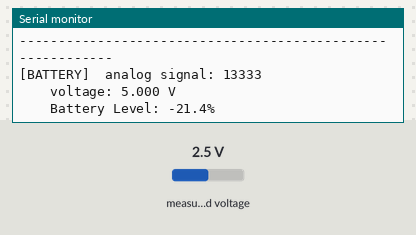
Recording of a sketch running on a simulated ESP32. On the bench: the last lines printed to the serial monitor. The inputs (shaded band) are chosen by the test bench; at power-on: measured voltage 2.5 V.

Above: at 1.8 s.
1.9 s: measured voltage set to 0.1 V
At 2.9 s:
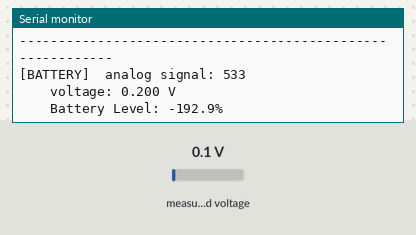
3.4 s: measured voltage set to 1.2 V
At 4.9 s:
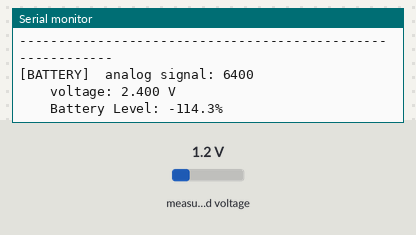
Timing chart, 0 to 6.4 s (numbered marks = the images above; inputs shaded):
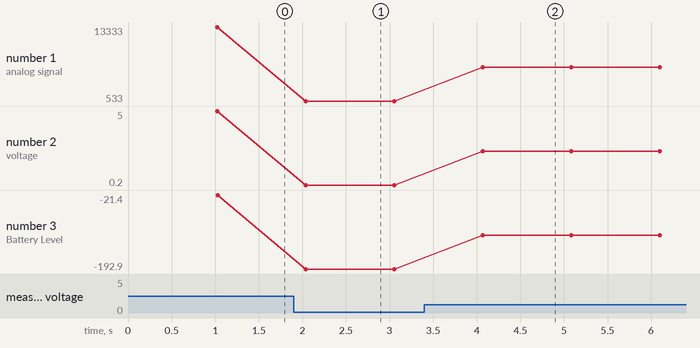

Measured:
- after the input at 1.9 s, the serial monitor: prints a new line after 0.14 s (image 1)
- after the input at 3.4 s, the serial monitor: prints a new line after 0.67 s (image 2)
- plotted number 1: 13333 → 533 after the input at 1.9 s, 533 → 6400 after the input at 3.4 s
- plotted number 2: 5 → 0.2 after the input at 1.9 s, 0.2 → 2.4 after the input at 3.4 s
- plotted number 3: -21.4 → -192.9 after the input at 1.9 s, -192.9 → -114.3 after the input at 3.4 s

The sketch:

batteryLevelEsp32Devkit.ino
```cpp
#define DEBUG_MODE

#include "batteryLevel.h"

void setup() {
   Serial.begin(115200);
   initADS();
}


void loop() {
  delay(1000);
  getBatteryLevel();
}
```

batteryLevel.h
```cpp
#ifndef _BATTERY_LEVEL_H_
#define _BATTERY_LEVEL_H_

#ifndef BATTERY_SIGNAL_PIN
#define BATTERY_SIGNAL_PIN 0
#endif

#include <Adafruit_ADS1X15.h>

Adafruit_ADS1115 ads;

void initADS() {

  #ifdef DEBUG_MODE
  Serial.println("-----------------------------------------------------------");
  Serial.println("[ADS] Hello!");
  Serial.println("[ADS] Getting single-ended readings from AIN0..3");
  Serial.println("[ADS] ADC Range: +/- 6.144V (1 bit = 3mV/ADS1015, 0.1875mV/ADS1115)");
  #endif

  ads.setGain(GAIN_TWOTHIRDS);

  if (!ads.begin()) {
    #ifdef DEBUG_MODE
    Serial.println("[ADS] Failed to initialize ADS.");
    #endif
    while (1);
  }

  #ifdef DEBUG_MODE
  Serial.println("[ADS] ADS initialized succesfully.");
  #endif
}

float convertVoltageToPercentage(float voltage) {
  // 2.8 = min voltage, 4.2 = max voltage
  float min_max_scaling = (voltage - 2.8) / (4.2 - 2.8);
  return min_max_scaling * 100;
}

float getBatteryLevel() {
  int16_t voltageAnalogSignal = ads.readADC_SingleEnded(BATTERY_SIGNAL_PIN);
  float voltage = ads.computeVolts(voltageAnalogSignal);

  float batteryLevel = convertVoltageToPercentage(voltage);

  #ifdef DEBUG_MODE
  Serial.println("-----------------------------------------------------------");
  Serial.print("[BATTERY]\tanalog signal: "); Serial.println(voltageAnalogSignal);
  Serial.print("\t\tvoltage: "); Serial.print(voltage*2, 3); Serial.println(" V");
  Serial.print("\t\tBattery Level: "); Serial.print(batteryLevel, 1); Serial.println("%");
  #endif

  return batteryLevel;
}

#endif /*_BATTERY_LEVEL_H_*/
```
